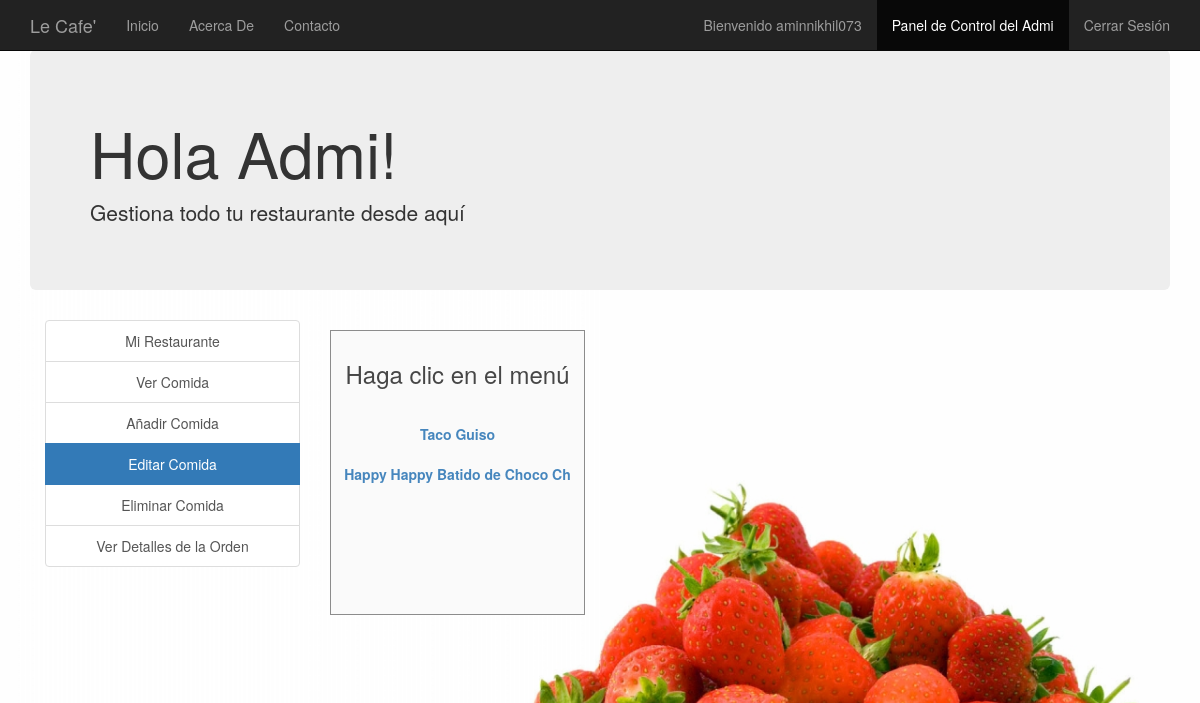
The page /edit_food_items.php (signed in) on the database its author committed.
### tables this page shows
CREATE TABLE `manager` (
  `username` varchar(30) NOT NULL,
  `fullname` varchar(30) NOT NULL,
  `email` varchar(30) NOT NULL,
  `contact` varchar(30) NOT NULL,
  `address` varchar(50) NOT NULL,
  `password` varchar(30) NOT NULL
);

CREATE TABLE `food` (
  `F_ID` int(30) NOT NULL,
  `name` varchar(30) NOT NULL,
  `price` int(30) NOT NULL,
  `description` varchar(200) NOT NULL,
  `R_ID` int(30) NOT NULL,
  `images_path` varchar(200) NOT NULL,
  `options` varchar(10) NOT NULL DEFAULT 'ENABLE'
);

### session_m.php (called while the page is built, shortened)
<?php
$conn = Connect();
$user_check=$_SESSION['login_user1'];
$query = "SELECT username FROM MANAGER WHERE username = '$user_check'";
$ses_sql = mysqli_query($conn, $query);
$row = mysqli_fetch_assoc($ses_sql);
$login_session =$row['username'];
?>

### edit_food_items.php (the view, shortened to what this page needs)
<?php
include('session_m.php');
?>
<!DOCTYPE html>
<html>
  <head>
  </head>
  <link rel="stylesheet" type = "text/css" href ="css/edit_food_items.css">
  <link rel="stylesheet" type = "text/css" href ="css/bootstrap.min.css">
  <body>
    <nav class="navbar navbar-inverse navbar-fixed-top navigation-clean-search" role="navigation">
      <div class="container">
        <div class="navbar-header">
          <a class="navbar-brand" href="index.php">Le Cafe'</a>
        </div>
        <div class="collapse navbar-collapse " id="myNavbar">
          <ul class="nav navbar-nav">
            <li><a href="index.php">Inicio</a></li>
            <li><a href="aboutus.php">Acerca De</a></li>
            <li><a href="contactus.php">Contacto</a></li>
          </ul>
          <ul class="nav navbar-nav navbar-right">
            <li><a href="#"> Bienvenido <?php echo $login_session; ?> </a></li>
            <li class="active"> <a href="managerlogin.php">Panel de Control del Admi</a></li>
            <li><a href="logout_m.php">Cerrar Sesión </a></li>
          </ul>
        </div>
      </div>
    </nav>
<div class="container">
    <div class="jumbotron">
     <h1>Hola Admi! </h1>
     <p>Gestiona todo tu restaurante desde aquí</p>
    </div>
    </div>
<div class="container">
    	<div class="col-xs-3" style="text-align: center;">
    	<div class="list-group">
    		<a href="myrestaurant.php" class="list-group-item ">Mi Restaurante</a>
    		<a href="view_food_items.php" class="list-group-item ">Ver Comida</a>
    		<a href="add_food_items.php" class="list-group-item ">Añadir Comida</a>
    		<a href="edit_food_items.php" class="list-group-item active">Editar Comida</a>
    		<a href="delete_food_items.php" class="list-group-item ">Eliminar Comida</a>
        <a href="view_order_details.php" class="list-group-item ">Ver Detalles de la Orden</a>
    	</div>
    </div>
<div class="col-xs-3">
  <div class="form-area" style="padding: 10px 10px 110px 10px; ">
    <div style="text-align: center;">
      <h3>Haga clic en el menú <br><br></h3>
    </div>
    <?php
    $query = mysqli_query($conn, "SELECT * FROM food f WHERE f.R_ID IN (SELECT r.R_ID FROM RESTAURANTS r WHERE r.M_ID='$user_check') ORDER BY F_ID");
    while ($row = mysqli_fetch_array($query)) {
      ?>
      <div class="list-group" style="text-align: center;">
        <?php
      echo "<b><a href='edit_food_items.php?update= {$row['F_ID']}'>{$row['name']}</a></b>";
        ?>
      </div>
    <?php
    }
    ?>
  </div>
</div>
</div>
  </body>
<br>
</html>

### css/edit_food_items.css (style rules this page uses)
body,html { height: 100%; }
body { padding-top: 50px; background-image: url('headerimg2.jpg'); background-repeat: repeat; background-size: 100%; }
.form-area { background-color: #FAFAFA; padding: 10px 40px 60px; margin: 10px 0px 60px; border: 1px solid GREY; opacity:0.9; }

### rows shown on the page
manager: username "aminnikhil073"
food: name "Taco Guiso"
food: name "Happy Happy Batido de Choco Ch"
